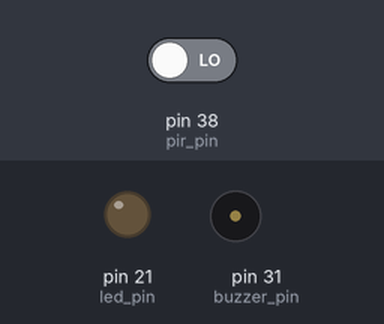
Bench run of a program on a simulated Raspberry Pi (header pin numbers). On the bench: output pins drawn as LEDs (lit = HIGH), buzzer (waves = sounding, pin HIGH). The inputs (shaded band) are chosen by the test bench; at power-on: pin 38 (pir_pin) LOW. What the program prints to the terminal is not drawn.

Above: at 1.2 s.
1.3 s: pin 38 (pir_pin) driven HIGH
At 2.0 s:
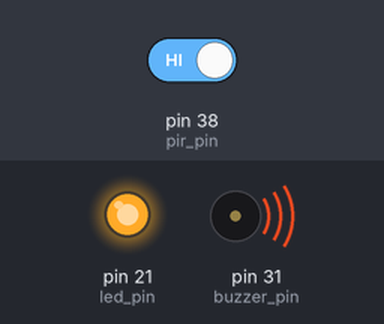
2.8 s: pin 38 (pir_pin) driven LOW
At 3.3 s:
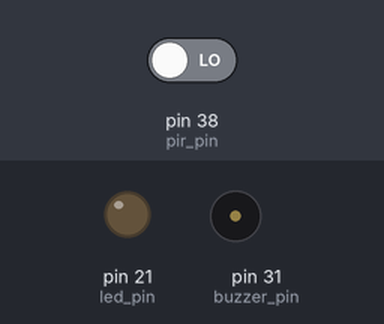
Timing chart, 0 to 5.8 s (numbered marks = the images above; inputs shaded):
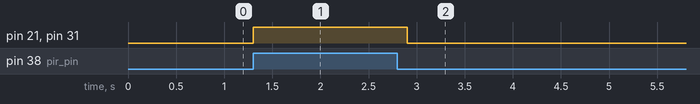

Measured:
- after the input at 1.3 s, pin 21 (led_pin), pin 31 (buzzer_pin): LOW → HIGH at once
- after the input at 2.8 s, pin 21 (led_pin), pin 31 (buzzer_pin): HIGH → LOW after 0.10 s

The program:

pir.py
```python
# I import these library
import RPi.GPIO as GPIO
import time


# I connect these pin
pir_pin = 38 # PIR motion sensor connects to 38 pin
led_pin=21 # LED connects to 21 pin
buzzer_pin=31 # buzzer connects to 31 pin
# this is pir state
state=0

# I set mode to BOARD
GPIO.setmode(GPIO.BOARD)
# I set pir_pin to GPIO.IN
GPIO.setup(pir_pin,GPIO.IN)
# I set led_pin and buzzer pin to GPIO.OUT
GPIO.setup(led_pin, GPIO.OUT)
GPIO.setup(buzzer_pin, GPIO.OUT)


try:
    while True:
        time.sleep(0.1)
        state=0
        state=GPIO.input(pir_pin)
        state-0
        if(state == 1): #if the pir motion sensor detect movement print detect
            # snf LED and buzzer inform users
            print("detect！")
            GPIO.output(led_pin, GPIO.HIGH)
            GPIO.output(buzzer_pin, GPIO.HIGH)
            time.sleep( 0.1 )

        else: # else print no detect and nothing
            print("no detect")
            GPIO.output(led_pin, GPIO.LOW)
            GPIO.output(buzzer_pin, GPIO.LOW)
            time.sleep( 0.1 )

except KeyboardInterrupt:
    GPIO.cleanup()
```
